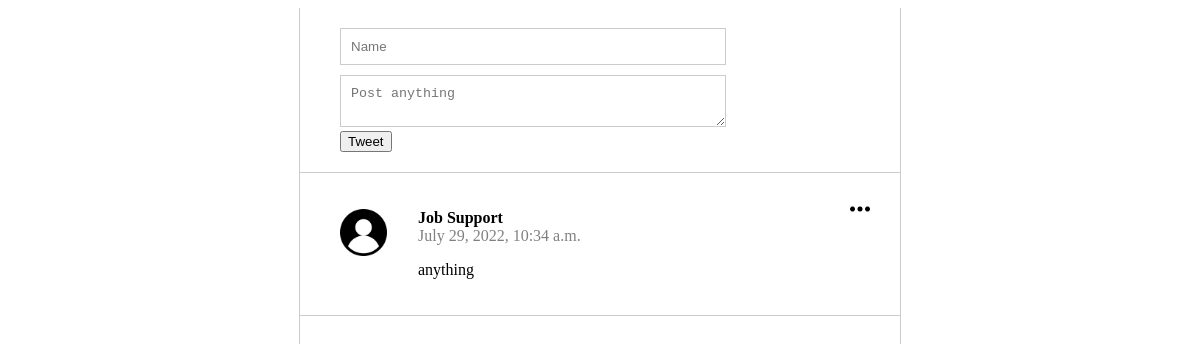
Before: / with the older database file.
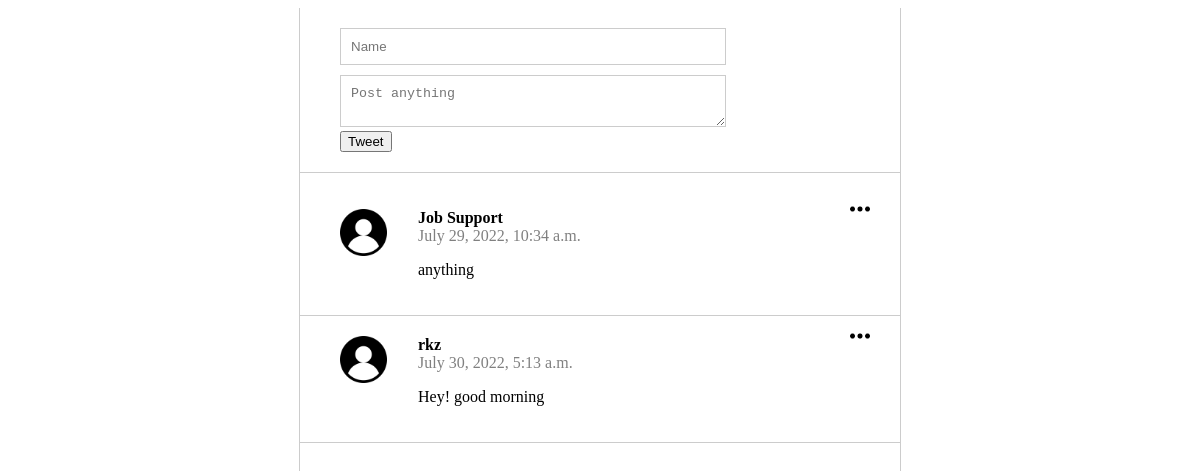
After: the same page with the newer database file.
### app_1/models.py (models this page shows)
class App(models.Model):
    class Meta(object):
        db_table= 'app'
    name = models.CharField(
        'Name', blank=False, null='False', max_length=14, db_index=True
    )
    body = models.CharField(
        'Body', blank=True, null= True, max_length=140, db_index=True
    )
    created_at= models.DateTimeField(
        'created datetime',blank=True,auto_now_add=True
    )

### app_1/views.py (the view, shortened to what this page needs)
# urls.py: path('', views.index, name='index'),
def index(request):
    app_1 = App.objects.all()[:20]
    return render(request, 'app.html',
    {'app_1':app_1})

### templates/app.html (shortened to what this page needs)
{% extends "base.html" %} {% block content %} {% load static %}
<section class='content'>
    <section class='app_form'>
        <form action="/" method="POST">
            <input type"text" name = "name" placeholder="Name" required>
            <textarea name = "body" placeholder="Post anything" required></textarea>
            <div class="tweet">
                <button type='submit', value="Tweet">Tweet</button>
        </form>
    </section>
    <section class='apps'>
        <ul>
            {% for app in app_1 %}
            <li>
                <img class="menu_icon js-menu-icon" src="{%static 'img/menu.png'%}" />
                <div class = "logo">
                    <img src="{% static 'img/user.png' %} "/>
                </div>
                <div class = "name_body">
                    <div class='name'> {{app.name}} </div>
                    <div class='datetime'> {{app.created_at}}</div>
                    <p>{{app.body}} </p>
                </div>
        </li>
        {% endfor %}
    </section>
</section>
{% endblock %}

### templates/base.html (shortened to what this page needs)
<!DOCTYPE html>
<html lang"en">
  <head>
    {% load static %}
    <link rel="stylesheet" href="{% static 'css/style.css' %}" />
  </head>
  <body>
    {% block content %} {{content}} {% endblock%}
  </body>
</html>

### static/css/style.css (style rules this page uses)
.content { max-width: 600px; height: 100%; margin:0 auto; border-left: 1px solid #ccc; border-right: 1px solid #ccc; }
.app_form { padding: 20PX 40PX; border-bottom: 1PX solid#ccc; }
.app_form input { width: 70%; margin-bottom: 10px; padding:10px; border: 1px solid #ccc; }
.app_form textarea { width:70%; padding:10px; border: 1px solid #ccc; }
.apps ul { padding:0; }
html, body { height:100%; }
.apps li { display: flex; border-bottom: 1px solid #ccc; padding:20px 40px; list-style: none; position: relative; }
.apps li .menu_icon { width: 20px; position: absolute; top: 10px; right: 30px; }
.apps li .logo { text-decoration: none; }
.apps li .logo { flex-basis: 15%; }
.apps li .logo img { width: 60%; }
.apps li .name_body { flex-basis: 85%; }
.apps li .name_body .name { font-weight: bold; }
.apps li .name_body .datetime { color:gray; }

Changed rows visible on the page:
added App: name "rkz", created_at "July 30, 2022, 5:13 a.m.", body "Hey! good morning"
